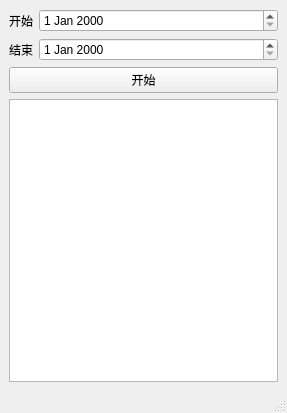
<?xml version="1.0" encoding="UTF-8"?>
<ui version="4.0">
 <class>MainWindow</class>
 <widget class="QMainWindow" name="MainWindow">
  <property name="geometry">
   <rect>
    <x>0</x>
    <y>0</y>
    <width>287</width>
    <height>413</height>
   </rect>
  </property>
  <property name="windowTitle">
   <string>mp投放采集</string>
  </property>
  <widget class="QWidget" name="centralwidget">
   <layout class="QHBoxLayout" name="horizontalLayout">
    <item>
     <layout class="QVBoxLayout" name="verticalLayout">
      <item>
       <layout class="QFormLayout" name="formLayout">
        <item row="0" column="0">
         <widget class="QLabel" name="Label_2">
          <property name="text">
           <string>开始</string>
          </property>
         </widget>
        </item>
        <item row="0" column="1">
         <widget class="QDateEdit" name="DateEdit_2"/>
        </item>
        <item row="1" column="0">
         <widget class="QLabel" name="Label">
          <property name="text">
           <string>结束</string>
          </property>
         </widget>
        </item>
        <item row="1" column="1">
         <widget class="QDateEdit" name="DateEdit"/>
        </item>
       </layout>
      </item>
      <item>
       <widget class="QPushButton" name="signinButton">
        <property name="text">
         <string>开始</string>
        </property>
       </widget>
      </item>
      <item>
       <widget class="QPlainTextEdit" name="logView"/>
      </item>
     </layout>
    </item>
   </layout>
  </widget>
  <widget class="QMenuBar" name="menubar">
   <property name="geometry">
    <rect>
     <x>0</x>
     <y>0</y>
     <width>287</width>
     <height>23</height>
    </rect>
   </property>
  </widget>
  <widget class="QStatusBar" name="statusbar"/>
 </widget>
 <resources/>
 <connections/>
</ui>
